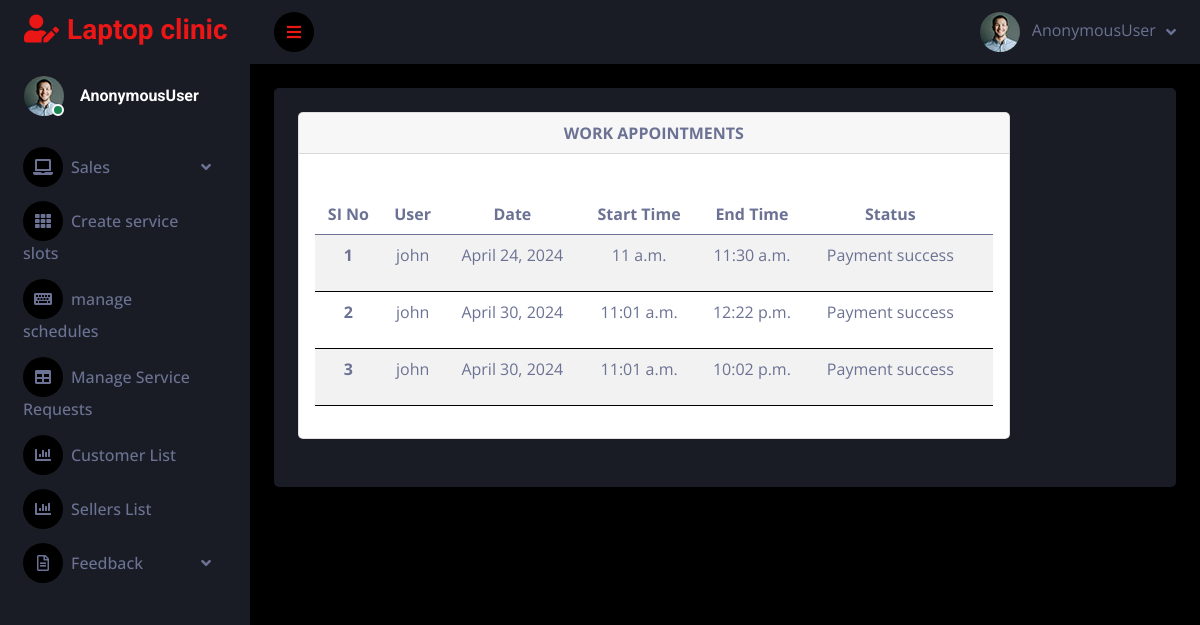
The page /appointment_admin on the database as committed earlier.
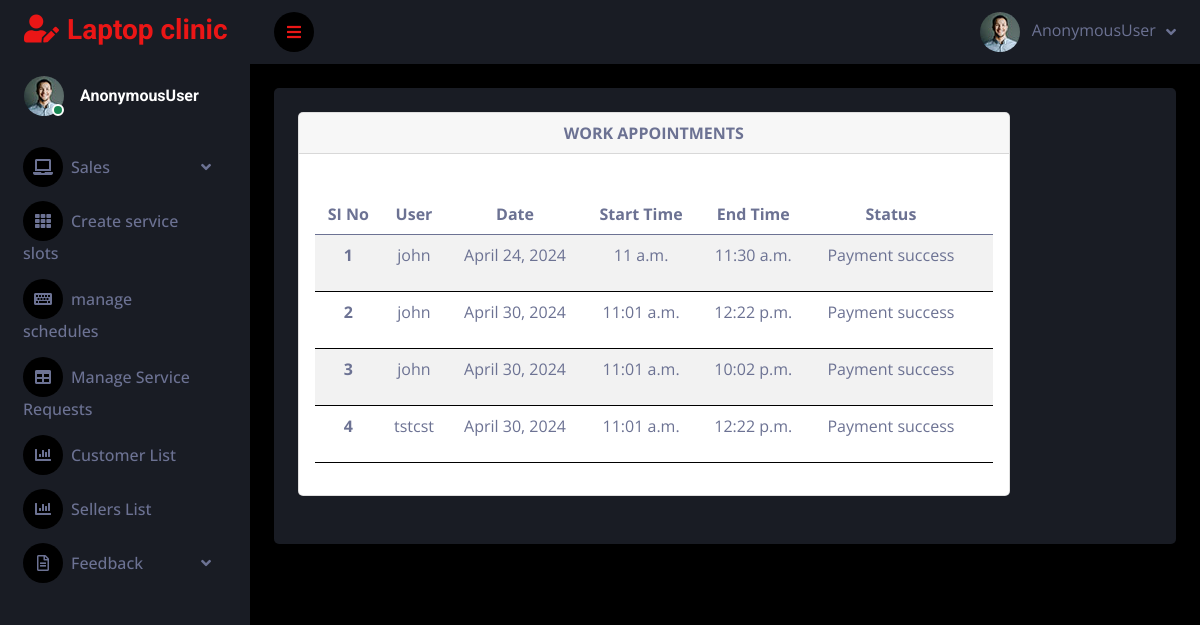
The same page on the database as committed later.
### service_app/models.py (models this page shows)
class Appointment(models.Model):
    user = models.ForeignKey(Customer, on_delete=models.CASCADE, related_name='appointment')
    schedule = models.ForeignKey(AppointmentSchedule, on_delete=models.CASCADE)
    status = models.IntegerField(default=0)

class Customer(models.Model):
    user = models.ForeignKey(Login_view, on_delete=models.CASCADE, related_name='customer')
    name = models.CharField(max_length=50)
    phone_number=models.CharField(max_length=100)
    email = models.EmailField()
    status1=models.BooleanField(default=0)
    def __str__(self):
        return self.name

class AppointmentSchedule(models.Model):
    date = models.DateField()
    start_time = models.TimeField()
    end_time = models.TimeField()
    location = models.CharField(max_length=50 ,default="kerala")

### service_app/admin_views.py (the view)
# urls.py: path('appointment_admin',admin_views.appointment_admin,name='appointment_admin'),
def appointment_admin(request):
    p = Appointment.objects.all()
    context = {
        'appointment': p,
    }
    return render(request, 'admin/appointment.html', context)

### templates/admin/appointment.html (shortened to what this page needs)
<!DOCTYPE html>
{% extends 'admin_dash.html' %}
{% block content %}
<div class="col-lg-10">
    <div class="card">
        <div class="card-header">
            <strong class="card-title">WORK APPOINTMENTS </strong>
        </div>
        <br>
        <div class="card-body">
            <table class="table table-striped">
                <thead>
                <tr>
                    <th scope="col">SI No</th>
                    <th scope="col">User</th>
                    <th scope="col">Date</th>
                    <th scope="col">Start Time</th>
                    <th scope="col">End Time</th>
                    <th scope="col">Status</th>
                    <th scope="col">      </th>
                </tr>
                </thead>
                <tbody>
                {% for n in appointment %}
                <tr>
                    <th scope="row">{{forloop.counter}}</th>
                    <td>{{n.user}}</td>
                    <td>{{n.schedule.date}}</td>
                    <td>{{n.schedule.start_time}}</td>
                    <td>{{n.schedule.end_time}}</td>
                    <td>
                        {% if n.status == 0 %}
                        <a type="button" class="btn btn-success" href="{% url 'approve_appointment' n.id %}">Accept</a>
                        <form action="{% url 'reject_appointment' n.id %}" method="post" style="display: inline;"
                              onsubmit="window.mytest()">
                            {% csrf_token %}
                            <input type="hidden" value="{{ n.id }}"/>
                            <button class="btn btn-danger">Reject</Button>
                        </form>
                        {% elif n.status == 1 %}
                        <button type="button" class="btn btn-success">Payment requested</button>
                        {% elif n.status == 2 %}
                        <button type="button" class="btn btn-danger">Rejected</button>
                         {% elif n.status == 3 %}
                        <p> Payment success </p>
                        {% endif %}
                    </td>
                    <td>
                    </td>
                </tr>
                {% empty %}
                <tr>
                    <td colspan="7"><h3>No Results Found</h3></td>
                </tr>
                {% endfor %}
                </tbody>
            </table>
        </div>
    </div>
</div>
{% endblock %}

Rows that differ between the two databases and show on the page:
added Appointment: user "tstcst", schedule "April 30, 2024", schedule.start_time "11:01 a.m.", schedule.end_time "12:22 p.m.", status "Payment success"
